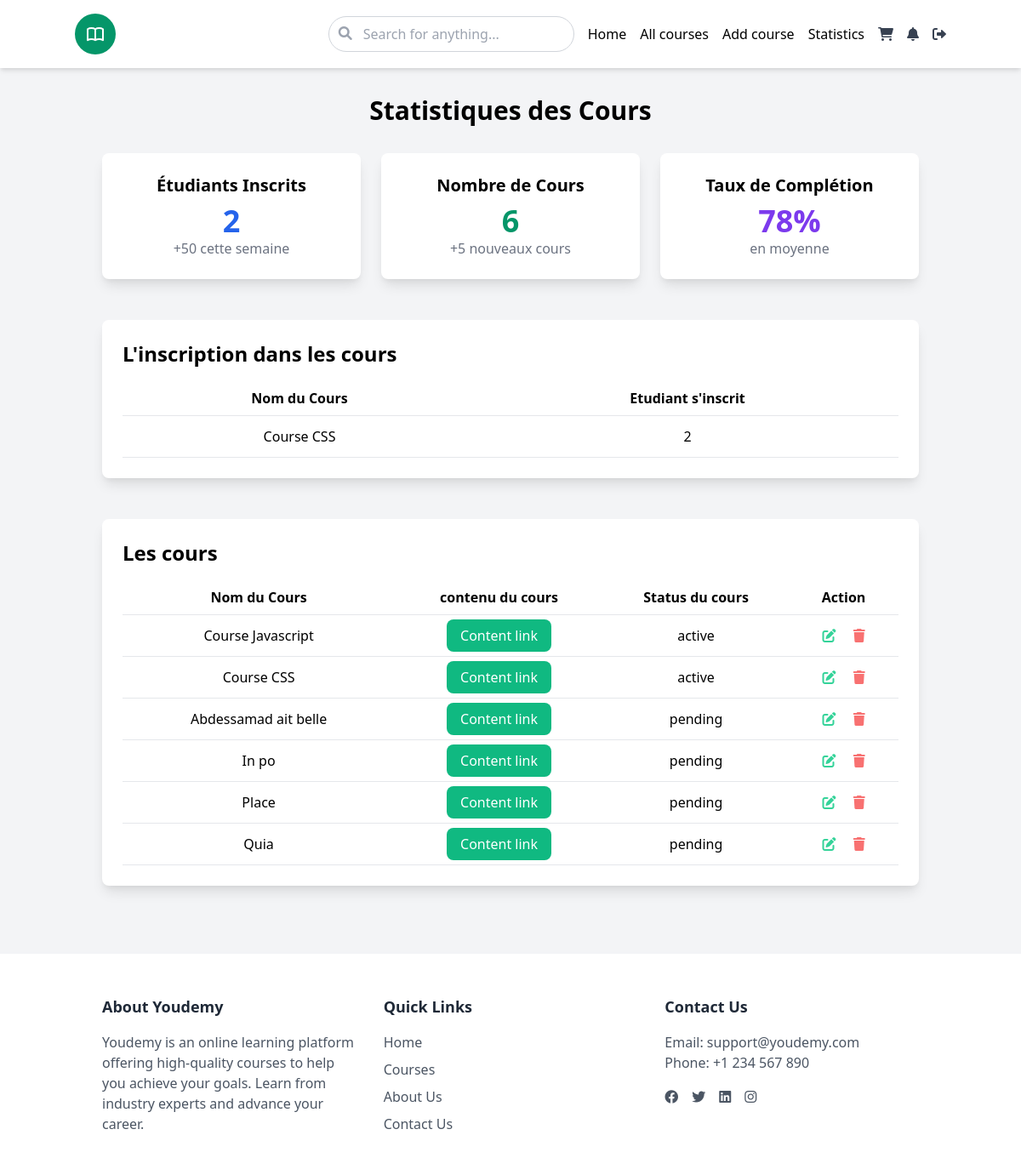
The app's page /view/statisticTeacher.php (signed in) with its own data.
### tables this page shows
CREATE TABLE `courses` (
  `course_id` int NOT NULL,
  `title` varchar(255) NOT NULL,
  `description` text,
  `content` text,
  `teacher_id` int DEFAULT NULL,
  `category_id` int DEFAULT NULL,
  `created_at` timestamp NULL DEFAULT CURRENT_TIMESTAMP,
  `updated_at` timestamp NULL DEFAULT CURRENT_TIMESTAMP ON UPDATE CURRENT_TIMESTAMP,
  `thumbnail` text,
  `type` enum('pdf','video') DEFAULT NULL,
  `status` enum('active','pending') DEFAULT 'pending'
);

### classes/statisticsTeacher.php (called while the page is built)
<?php
class StatisticsTeacher{
    public function myCoursesEnrolled(){
        $conn = Database::getConnection();
        $stmt = $conn->prepare("SELECT courses.course_id, courses.teacher_id, courses.title, courses.content, courses.status, courses.type, COUNT(enrollments.course_id) AS enrollment_count
                                    FROM courses
                                    JOIN enrollments ON enrollments.course_id = courses.course_id
                                    WHERE courses.teacher_id = :teacher_id
                                    GROUP BY courses.course_id;");
        $stmt->execute([
            ':teacher_id' => $_SESSION['userid']
        ]);
        return $stmt->fetchAll();
    }
    public function myCourses(){
        $conn = Database::getConnection();
        $stmt = $conn->prepare("SELECT * FROM courses
                                        WHERE teacher_id = :teacher_id;");
        $stmt->execute([
            ':teacher_id' => $_SESSION['userid']
        ]);
        return $stmt->fetchAll();
    }
    public function allStudents(){
        $conn = Database::getConnection();
        $stmt = $conn->prepare("SELECT courses.teacher_id, COUNT(DISTINCT enrollments.student_id) AS total
                                FROM courses
                                JOIN enrollments ON enrollments.course_id = courses.course_id
                                WHERE courses.teacher_id = :teacher_id
                                GROUP BY courses.teacher_id;");
        $stmt->execute([
            ':teacher_id' => $_SESSION['userid']
        ]);
        return $stmt->fetch();
    }
    public function allCourses(){
        $conn = Database::getConnection();
        $stmt = $conn->prepare("SELECT COUNT(course_id) AS total
                                    FROM courses
                                    WHERE teacher_id = :teacher_id;");
        $stmt->execute([
            ':teacher_id' => $_SESSION['userid']
        ]);
        return $stmt->fetch();
    }
}
?>

### view/statisticTeacher.php (the view, shortened to what this page needs)
<?php
include_once 'header.php';
include_once '../classes/statisticsTeacher.php';
?>
<div class="container mx-auto p-8">
        <h1 class="text-3xl font-bold text-center mb-8">Statistiques des Cours</h1>
        <div class="grid grid-cols-1 md:grid-cols-2 lg:grid-cols-3 gap-6">
            <div class="bg-white p-6 rounded-lg shadow-lg text-center">
                <h2 class="text-xl font-semibold mb-2">Étudiants Inscrits</h2>
                <?php $allStudents = new StatisticsTeacher;
                $students=$allStudents->allStudents();
                echo "<p class='text-4xl font-bold text-blue-600'>".$students['total']."</p>";
                ?>
                <p class="text-gray-500">+50 cette semaine</p>
            </div>
            <div class="bg-white p-6 rounded-lg shadow-lg text-center">
                <h2 class="text-xl font-semibold mb-2">Nombre de Cours</h2>
                <?php
                $allCourses = new StatisticsTeacher;
                $courses=$allCourses->allCourses();
                echo "<p class='text-4xl font-bold text-green-600'>".$courses['total']."</p>";
                ?>
                <p class="text-gray-500">+5 nouveaux cours</p>
            </div>
            <div class="bg-white p-6 rounded-lg shadow-lg text-center">
                <h2 class="text-xl font-semibold mb-2">Taux de Complétion</h2>
                <p class="text-4xl font-bold text-purple-600">78%</p>
                <p class="text-gray-500">en moyenne</p>
            </div>
        </div>
        <div class="mt-12 bg-white rounded-lg shadow-lg p-6">
            <h2 class="text-2xl font-bold mb-4">L'inscription dans les cours </h2>
            <table class="w-full text-left">
                <thead>
                    <tr class='border-b text-center'>
                        <th class="py-2">Nom du Cours</th>
                        <th class="py-2">Etudiant s'inscrit</th>
                    </tr>
                </thead>
                <tbody>
                    <?php
                    $affichage = new StatisticsTeacher();
                    $courses = $affichage->myCoursesEnrolled();
                    foreach($courses as $course){
                        echo "<tr class='border-b text-center'>";
                            echo  "<td class='p-3'>".$course['title']."</td>";;
                            echo  "<td class='p-1'>".$course['enrollment_count']."</td>";
                        echo "</tr>";
                    }
                    ?>
                </tbody>
            </table>
        </div>
        <div class="mt-12 bg-white rounded-lg shadow-lg p-6">
            <h2 class="text-2xl font-bold mb-4">Les cours </h2>
            <table class="w-full text-left">
                <thead>
                    <tr class='border-b text-center'>
                        <th class="py-2">Nom du Cours</th>
                        <th class="py-2">contenu du cours</th>
                        <th class="py-2">Status du cours</th>
                        <th class="py-2">Action</th>
                    </tr>
                </thead>
                <tbody>
                    <?php
                    $affichage = new StatisticsTeacher();
                    $courses = $affichage->myCourses();
                    foreach($courses as $course){
                        echo "<tr class='border-b text-center'>";
                            echo  "<td class='p-3'>".$course['title']."</td>";
                            echo  "<td class='p-1'><a href='detailsCourse.php?course_id=".$course['course_id']."&type=".$course['type']."&user_id=".$course['teacher_id']."' class='bg-green-500 px-4 py-2 rounded-lg hover:bg-green-800 text-white text-md font-medium'>Content link</a></td>";
                            echo  "<td class='p-1'>".$course['status']."</td>";
                            echo  "<td class='p-1'>
                                        <a href='addcourse.php?course_id=".$course['course_id']."' class='text-green-400 hover:text-green-600 px-2'><i class='fa-solid fa-pen-to-square'></i></a>
                                        <a href='statisticteacher.php?course_id=".$course['course_id']."' class='text-red-400 hover:text-red-600 px-2'><i class='fa-solid fa-trash'></i></a>
                                    </td>";
                        echo "</tr>";
                    }
                    ?>
                </tbody>
            </table>
        </div>
    </div>
<?php include_once 'footer.php';?>

### records on screen
courses: title "Course CSS", enrollment_count "2", status "active"
courses: title "Course Javascript", status "active"
courses: title "Abdessamad ait belle", status "pending"
courses: title "In po", status "pending"
courses: title "Place", status "pending"
courses: title "Quia", status "pending"

### other values on screen
$students['total'] "2"
$courses['total'] "6"
